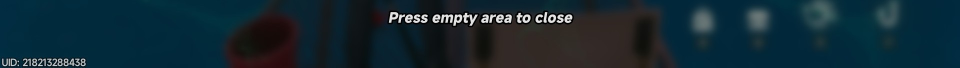
#> input picture templates/caught.jpg, 1920 x 135 px (shown at 1/2 size)
$ python -i vision.py   (imports and definitions only)
#> lines starting #> are read from the running program, lines starting #| are printed output that depends on the picture
"""
vision.py — AI-powered state detector and HSV pixel scanner for NTE Fishing Bot.
Combines ONNX MobileNetV2 classification for state tracking and
precise OpenCV HSV masking for the minigame mechanics.
"""

import os
import json
import time

import numpy as np
import cv2
import onnxruntime as ort

from config import (
    STATE_IDLE, STATE_WAITING, STATE_HOOKED,
    STATE_MINIGAME, STATE_CAUGHT,
    STATE_SHOP, STATE_INVENTORY, STATE_SOLD,
    ROI_MINIGAME_BAR_REL
)

# ------------------------------------------------------------------ #
# Constants                                                            #
# ------------------------------------------------------------------ #
IMG_SIZE     = 224
MODEL_PATH   = "model/state_classifier.onnx"
CLASSES_PATH = "model/classes.json"

# ImageNet normalisation (matches training)
_MEAN = np.array([0.485, 0.456, 0.406], dtype=np.float32)
_STD  = np.array([0.229, 0.224, 0.225], dtype=np.float32)

# Map lowercase class name → state constant
_NAME_TO_STATE = {
    "caught":    STATE_CAUGHT,
    "hooked":    STATE_HOOKED,
    "idle":      STATE_IDLE,
    "minigame":  STATE_MINIGAME,
    "waiting":   STATE_WAITING,
    "shop":      STATE_SHOP,
    "inventory": STATE_INVENTORY,
    "sold":      STATE_SOLD,
}


class Vision:
    """AI-powered state detector backed by an ONNX MobileNetV2 classifier."""

    def __init__(self):
        for path in (MODEL_PATH, CLASSES_PATH):
            if not os.path.exists(path):
                raise FileNotFoundError(
                    f"[Vision] Missing: {path}\n"
                    "  Run train.bat first to generate the AI model."
                )

        # Cached bar location so we don't re-scan every frame
        self._bar_cache       = None  # (bar_y, bar_x1, bar_x2)
        self._bar_fail_count  = 0     # consecutive detection failures

        # Load UI Templates for precision 'texture' matching
        template_dir = os.path.join(os.path.dirname(__file__), "..", "templates")
        self.tpl_teal   = cv2.imread(os.path.join(template_dir, "bar_teal.png"), cv2.IMREAD_COLOR)
        self.tpl_yellow = cv2.imread(os.path.join(template_dir, "bar_yellow.png"), cv2.IMREAD_COLOR)

        if self.tpl_teal is None or self.tpl_yellow is None:
            print("  [Warning] UI Templates not found! Make sure bar_teal.png and bar_yellow.png exist.")

        with open(CLASSES_PATH) as f:
            classes = json.load(f)   # e.g. ["Caught", "Hooked", "Idle", ...]

        self.idx_to_state = {
            i: _NAME_TO_STATE.get(c.lower(), c)
            for i, c in enumerate(classes)
        }

        # Prefer AMD GPU (DirectML), fall back to CPU
        providers = ["DmlExecutionProvider", "CPUExecutionProvider"]
        try:
            self.session = ort.InferenceSession(MODEL_PATH, providers=providers)
        except Exception:
            self.session = ort.InferenceSession(MODEL_PATH, providers=["CPUExecutionProvider"])

        active = self.session.get_providers()
        print(f"[Vision] AI Model loaded — providers: {active}")
        print(f"[Vision] Classes tracked: {classes}")

        self.input_name = self.session.get_inputs()[0].name

    # ---------------------------------------------------------------- #
    # AI State Classifier                                              #
    # ---------------------------------------------------------------- #
    # [167 lines left out: functions get_state, _preprocess, scan_minigame, scan_stamina_circles, scan_health, not called in this run]

    def get_roi_abs(self, img: np.ndarray, abs_roi: list):
        y1, y2, x1, x2 = abs_roi
        return img[y1:y2, x1:x2], (x1, y1)

    # [5 lines left out: function get_roi, not called in this run]

>>> import cv2
>>> picture = cv2.imread('../templates/caught.jpg', cv2.IMREAD_GRAYSCALE)
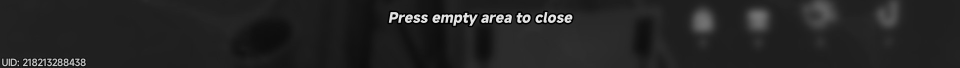
#> picture: shape (135, 1920) (shown at 1/2 size); min 0, max 245, mean 35.9
#> (the run stopped early here; a loop or call above may not have finished)
